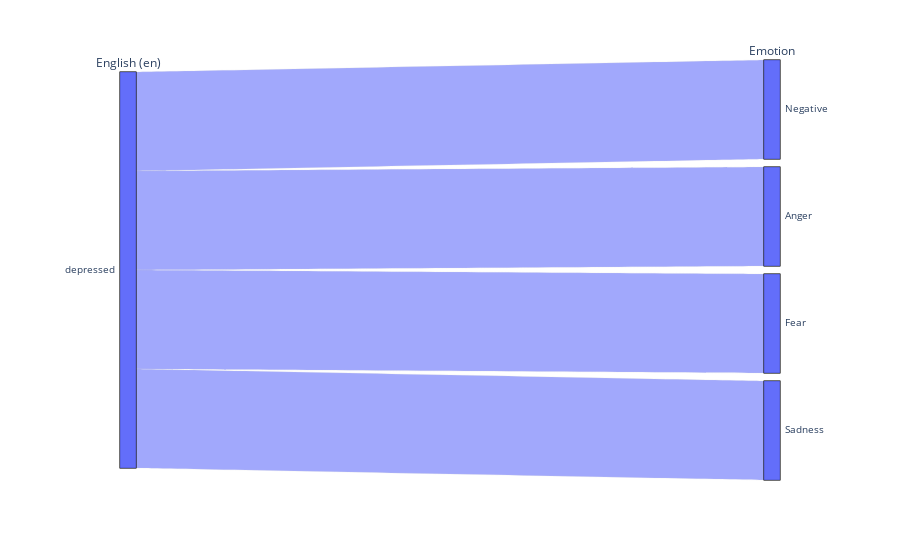

This figure's notebook cell:
### Code cell
fig = px.parallel_categories(without_0)
fig.show()
fig.write_html('test.html')

### Figure 1 — Plotly figure (JSON) as saved in the notebook; plotly's stock layout.template omitted (floating-point values rounded to 4 significant figures)
{"data": [{"dimensions": [{"label": "English (en)", "values": ["depressed", "depressed", "depressed", "depressed"]}, {"label": "Emotion", "values": ["Negative", "Anger", "Fear", "Sadness"]}], "domain": {"x": [0, 1], "y": [0, 1]}, "name": "", "type": "parcats"}], "layout": {"legend": {"tracegroupgap": 0}, "margin": {"t": 60}}}
